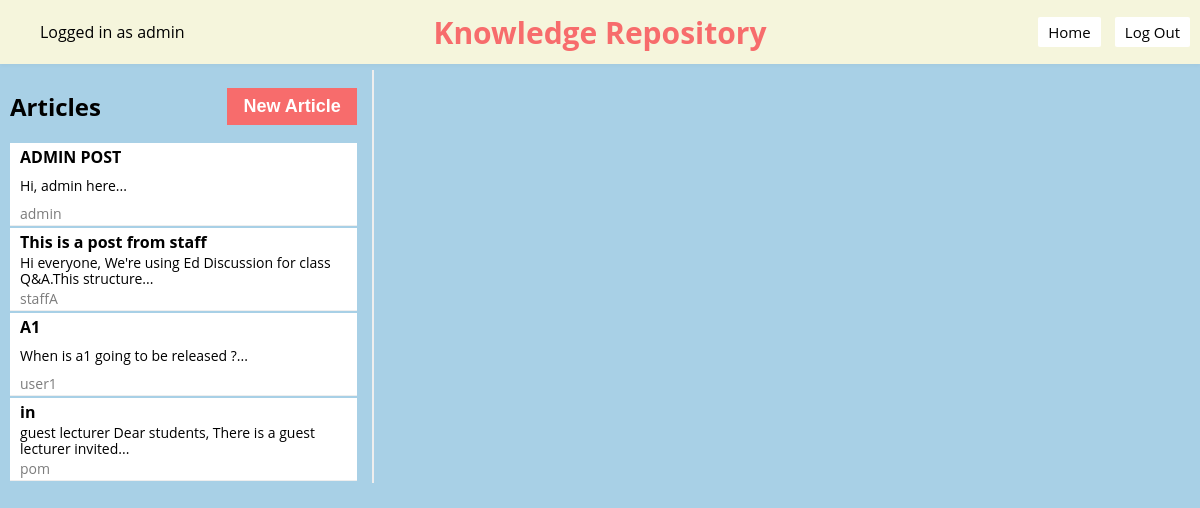
Page /knowledge-repository (signed in) on the earlier database version.
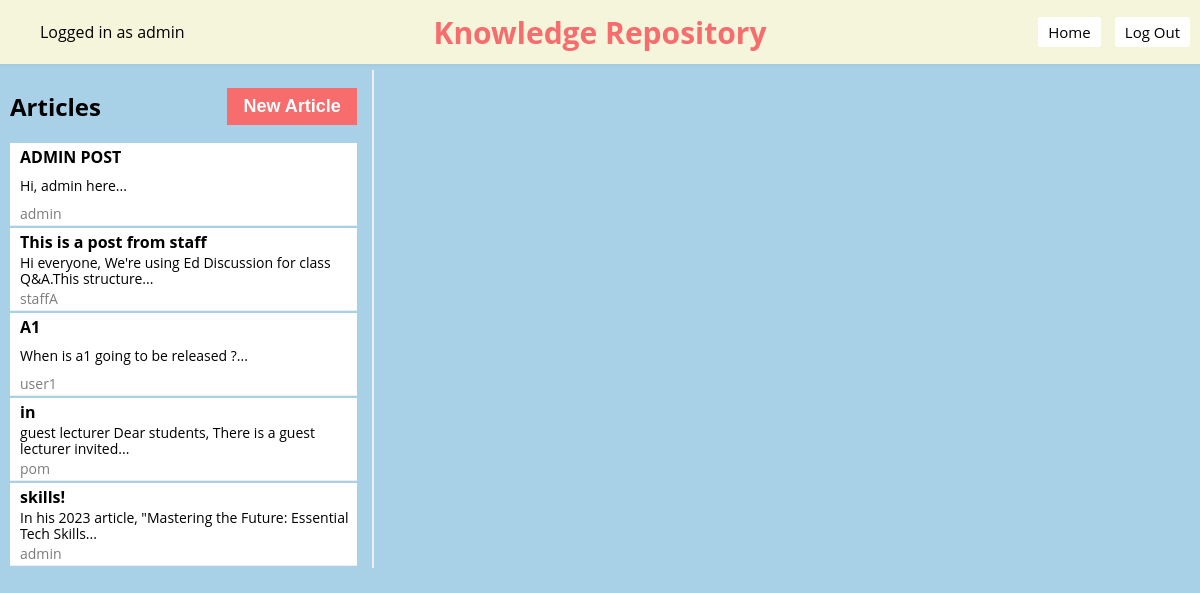
Same page on the later database version.
### models.py (models this page shows)
class Base(DeclarativeBase):
    pass

class Article(Base):
    __tablename__ = "article"
    id: Mapped[int] = mapped_column(Integer, primary_key=True)
    title: Mapped[str] = mapped_column(String(100), nullable=False)
    content: Mapped[str] = mapped_column(Text, nullable=False)
    author_id: Mapped[int] = mapped_column(Integer, ForeignKey('user.username'), nullable=False)
    comments = relationship('Comment', backref='article', lazy='dynamic')
    user = relationship("User", foreign_keys=[author_id])

### app.py (the view)
@app.route("/knowledge-repository", defaults={'article_id': None})
@app.route("/knowledge-repository/<int:article_id>")
def knowledge_repository(article_id):
    username = session.get("username")
    if username is None:
        return redirect(url_for('login'))  # Redirect to login page
    articles = db.get_all_articles()
    selected_article = db.get_article(article_id) if article_id else None
    user = db.get_user(username)
    user_role = user.role.name if hasattr(user.role, 'name') else str(user.role)
    if selected_article:
        comments = db.get_comments(selected_article.id)
    else:
        comments = []
    if selected_article != None:
        author_role = db.get_user_role(selected_article.author_id)
    else:
        author_role = "student"
    return render_template('knowledge_repository.jinja', username=username, articles=articles, selected_article=selected_article, author_role=author_role, user_role=user_role, comments=comments)

### app.py (called while the page is built)
def csp_policy_string(policy_dict):
    return "; ".join([f"{key} {' '.join(val) if isinstance(val, list) else val}" for key, val in policy_dict.items()])

@app.after_request
def apply_csp(response):
    policy = {
    "default-src": "'self'",
    "script-src": [
        "'self'",
        "https://cdnjs.cloudflare.com",  # Allow scripts from CDN for Crypto-JS
        "https://cdn.jsdelivr.net",
        "'unsafe-inline'"
    ],
    "style-src": "'self' 'unsafe-inline'",  # Allows inline styles;
    "img-src": "'self'",
    "connect-src": "'self'",  # Restricts the URLs which can be loaded using script interfaces
    "font-src": "'self'",  # Fonts loading
    "object-src": "'none'",  # Prevents object, embed, and applet elements from rendering
    "frame-ancestors": "'none'"  # Protects against clickjacking
}
    response.headers['Content-Security-Policy'] = csp_policy_string(policy)
    return response

### db.py (called while the page is built)
def get_user(username: str):
    with Session(engine) as session:
        return session.get(User, username)

def get_all_articles():
    with Session(engine) as session:
        articles = session.query(Article).all()
        return articles

### templates/knowledge_repository.jinja (shortened to what this page needs)
{% extends 'base.jinja' %}
{% block content %}
<nav style="padding: 2px 0; overflow: auto;">
    <div style="float: left;">
        <ul>
            <li class="username" style="display: inline-block;">Logged in as {{ username }}</li>
        </ul>
    </div>
        <div style="text-align: center; position: absolute; left: 50%; transform: translateX(-50%);">
        <h1 style="margin: 0; font-size: 30px; color: #F76C6c; ">Knowledge Repository</h1>
    </div>
    <div style="float: right;">
        <ul>
            <li style="display: inline-block;"><button onclick="location.href='{{ url_for('home') }}'">Home</button></li>
            <button onclick="confirmLogout()">Log Out</button>
        </ul>
    </div>
</nav>
<div class="container">
    <div class="sidebar">
        <div class="sidebar-header">
            <h2>Articles</h2>
            <button class="new-article" id="newArticleBtn">New Article</button>
        </div>
        {% for article in articles %}
            <div class="article-preview" onclick="location.href='{{ url_for('knowledge_repository', article_id=article.id) }}'">
                <h3 id="sidebar-title-{{ article.id }}">{{ article.title }}</h3>
                <p id="sidebar-content-{{ article.id }}" style="font-size: 14px; color: black; margin: 1px 0;">{{ article.content.split()[:10]|join(' ') }}...</p>
                <p style="font-size: 14px; color: rgb(124, 124, 124);margin: 1px 0;">{{ article.author_id }}</p>
            </div>
        {% endfor %}
        </div>
        <div class="main-content">
        </div>
    </div>
{% endblock %}

### templates/base.jinja (shortened to what this page needs)
<!DOCTYPE html>
<html>
    <head>
    </head>
    <body>
        {% block content %} {% endblock %}
    </body>
</html>

### templates/knowledge_repository.jinja (style rules this page uses)
html, body { margin: 0; padding: 0; width: 100%; height: 100%; display: flex; flex-direction: column; font-family: 'Open Sans', sans-serif; background-color: #A8D0E6; }
nav { position: absolute; width: 100%; height: 60px; background-color: beige; display: flex; justify-content: space-between; align-items: center; padding: 0 20px; box-shadow: 0 2px 4px rgba(0, 0, 0, 0.03); overflow: hidden; }
h2 { font-family: 'Open Sans', sans-serif; }
h3 { font-family: 'Open Sans', sans-serif; color: black; font-size: 18px; margin: 8px 0; }
p { font-family: 'Open Sans', sans-serif; color: black; font-size: 14px; }
.container { margin-top: 60px; display: flex; justify-content: space-between; padding: 10px; }
.sidebar { overflow: auto; width: 30%; border-right: 2px solid #eee; padding-right: 15px; }
.sidebar-header { display: flex; align-items: center; justify-content: space-between; }
.article-preview { cursor: pointer; padding: 1px; border-bottom: 1px solid #eee; height: 80px; display: flex; flex-direction: column; justify-content: space-between; overflow: hidden; background: #fff; margin-bottom: 2px; padding-left: 5px; }
.article-preview h3 { margin-top: 2px; font-size: 16px; overflow: hidden; text-overflow: ellipsis; margin-bottom: 0px; white-space: nowrap; padding-left: 5px; }
.article-preview p { margin-top: 0px; line-height: 1.2; font-size: 14px; cursor: pointer; border-bottom: 0px solid #eee; overflow: hidden; text-overflow: ellipsis; padding-left: 5px; padding-right: 5px; }
.main-content { width: 68%; padding-left: 15px; padding-right: 15px; }
nav button { font-family: 'Open Sans', sans-serif; padding: 5px 10px; background-color: white; color: black; border: none; border-radius: 2px; cursor: pointer; text-align: center; text-decoration: none; display: inline-block; margin-right: 10px; font-size: 15px; transition: background-color 0.3s, color 0.3s; }
.new-article { padding: 8px 16px; background-color: #F76C6c; color: white; border: none; cursor: pointer; font-size: 18px; font-weight: bold; transition: background-color 0.2s; }

Differences in the rows shown:
added Article: title "skills!", content.split "In his 2023 article, \"Mastering the Future: Essential Tech Skills", author_id "admin"
